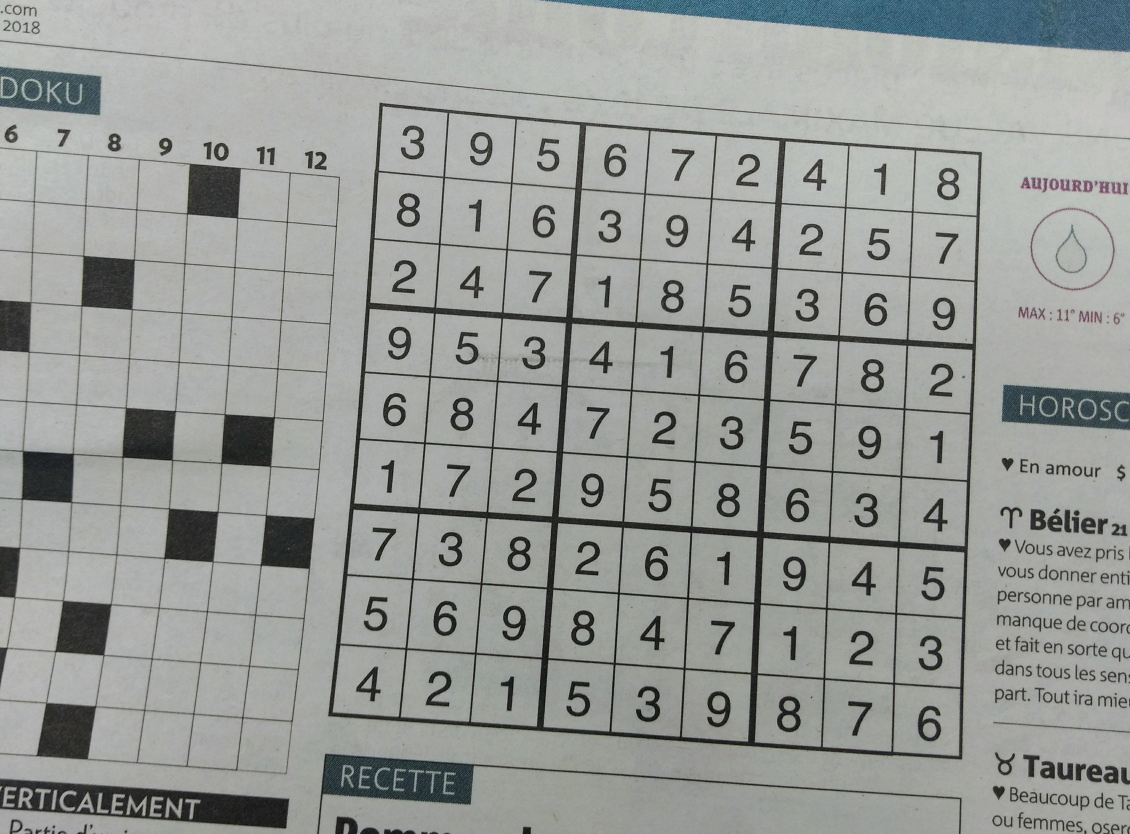
#> input picture python_without_gui/Pics/Train_data/4.jpg, 3389 x 2501 px, found by its file name (shown at 1/3 size)
$ python final.py
#> lines starting #> are read from the running program, lines starting #| are printed output that depends on the picture; after the words box and inside, x2 and y2 are one past the last pixel; in counts of white or black regions, pixels touching at a corner belong together
### python_without_gui/scanner.py
import cv2
import math
import numpy as np
from knn import KNearestNeighbors


class scanner:

    def __init__(self, path, k=1):
#> called with k = 1
        self.img = cv2.imread(path, 0)
#> self.img: shape (2501, 3389); min 0, max 216, mean 154
        if self.img.shape[0] > 2500 or self.img.shape[1] > 2500:
            self.img = cv2.resize(
                self.img, (self.img.shape[0]//2, self.img.shape[1]//2))
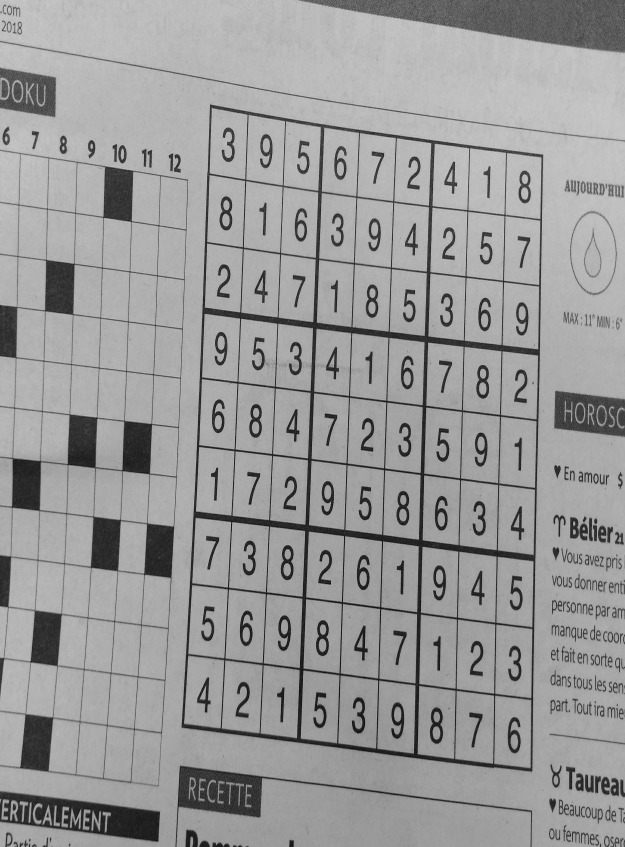
#> self.img: shape (1694, 1250) (shown at 1/2 size); min 2, max 212, mean 153.9
        self.k = KNearestNeighbors(k)
        self.k.fit_transform()
        self.grid = np.zeros((9, 9))

    def getNum(self, digit):
        return self.k.predict(digit)

    def preprocessing(self):

        img_blur = cv2.GaussianBlur(self.img, (3, 3), 0)

        otsu_thresh_val, _ = cv2.threshold(
            img_blur, 0, 255, cv2.THRESH_BINARY | cv2.THRESH_OTSU)
#> otsu_thresh_val = 118
        high_thresh_val = otsu_thresh_val
#> high_thresh_val = 118
        lower_thresh_val = otsu_thresh_val * 0.5
#> lower_thresh_val = 59
        canny_output = cv2.Canny(img_blur, lower_thresh_val, high_thresh_val)
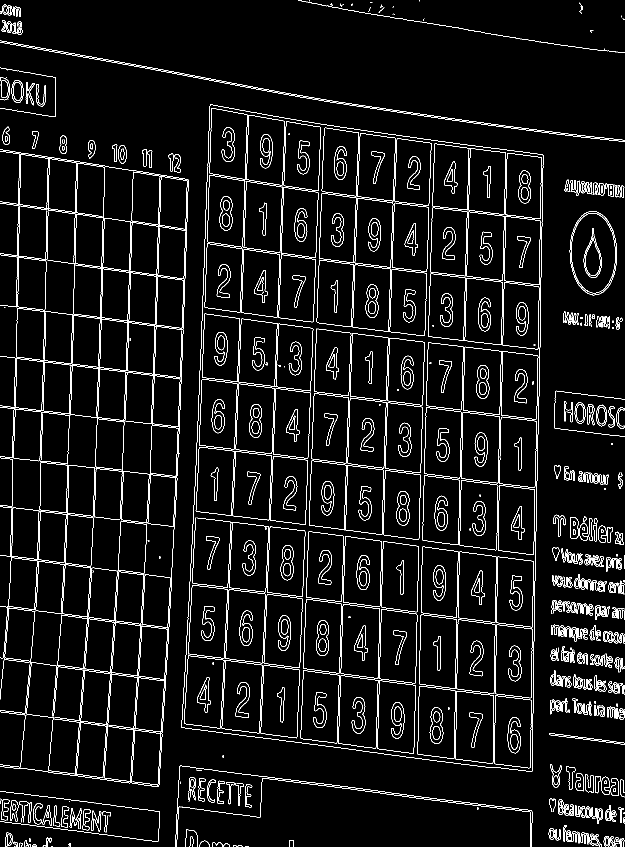
#> canny_output: shape (1694, 1250) (shown at 1/2 size); 5.2% white in thin lines or dots

        contours, _ = cv2.findContours(
            canny_output, cv2.RETR_EXTERNAL, cv2.CHAIN_APPROX_SIMPLE)
#> contours = 365 contours, 230 with area under 20; largest, box (x1, y1, x2, y2) and area: (363, 209, 1087, 1543) 845876, (0, 299, 377, 1574) 275556, (1139, 422, 1234, 591) 12348, (23, 160, 47, 206) 847, (1192, 809, 1214, 853) 715
        contours = sorted(contours, key=cv2.contourArea, reverse=True)[:5]
#> contours = 5 contours; box (x1, y1, x2, y2) and area: (363, 209, 1087, 1543) 845876, (0, 299, 377, 1574) 275556, (1139, 422, 1234, 591) 12348, (23, 160, 47, 206) 847, (1192, 809, 1214, 853) 715

        temp = None

        for c in contours:
            peri = cv2.arcLength(c, True)
            approx = cv2.approxPolyDP(c, 0.02 * peri, True)
            if len(approx) == 4:
                temp = approx
                break
#> this loop made 1 pass
#> (peri, temp) on pass 1: (3967.2, [[420, 209], [363, 1455], [1064, 1542], [1086, 310]])

        temp = temp.reshape(4, 2)

        inputRect = np.zeros((4, 2), dtype="float32")

        s = temp.sum(axis=1)
#> s = [629, 1818, 2606, 1396]
        inputRect[0] = temp[np.argmin(s)]
        inputRect[2] = temp[np.argmax(s)]

        diff = np.diff(temp, axis=1)
#> diff = [-211, 1092, 478, -776]
        inputRect[1] = temp[np.argmin(diff)]
        inputRect[3] = temp[np.argmax(diff)]

        outputRect = np.array([[0, 0], [self.img.shape[0] - 1, 0], [self.img.shape[0] - 1,
                                                                    self.img.shape[1] - 1], [0, self.img.shape[1] - 1]], dtype="float32")

        perspectiveMatrix = cv2.getPerspectiveTransform(inputRect, outputRect)
        warp_output = cv2.warpPerspective(
            self.img, perspectiveMatrix, (self.img.shape[0], self.img.shape[1]))
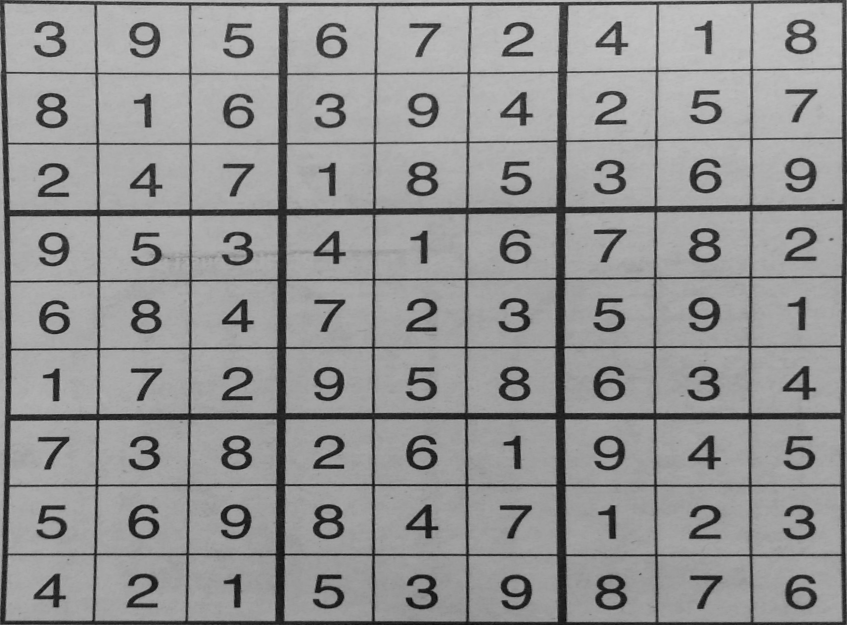
#> warp_output: shape (1250, 1694) (shown at 1/2 size); min 3, max 205, mean 147.5

        size = int(warp_output.shape[0]*warp_output.shape[1]/2188)
#> size = 967
        if size % 2 == 0:
            size += 1

        binary_output = cv2.adaptiveThreshold(
            warp_output, 255, cv2.ADAPTIVE_THRESH_MEAN_C, cv2.THRESH_BINARY, size, 0)
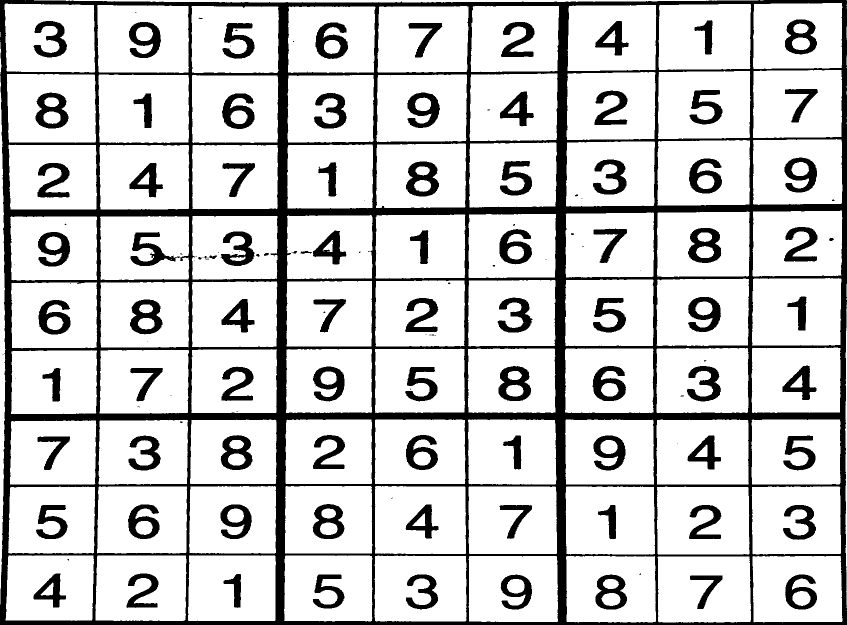
#> binary_output: shape (1250, 1694) (shown at 1/2 size); 80.6% white; 146 black regions (57 under 20 px), largest, box (x1, y1, x2, y2) and area: (0, 0, 1694, 1250) 246612, (812, 323, 878, 393) 2635, (1376, 456, 1443, 526) 2612
        square = cv2.resize(binary_output, (900, 900))
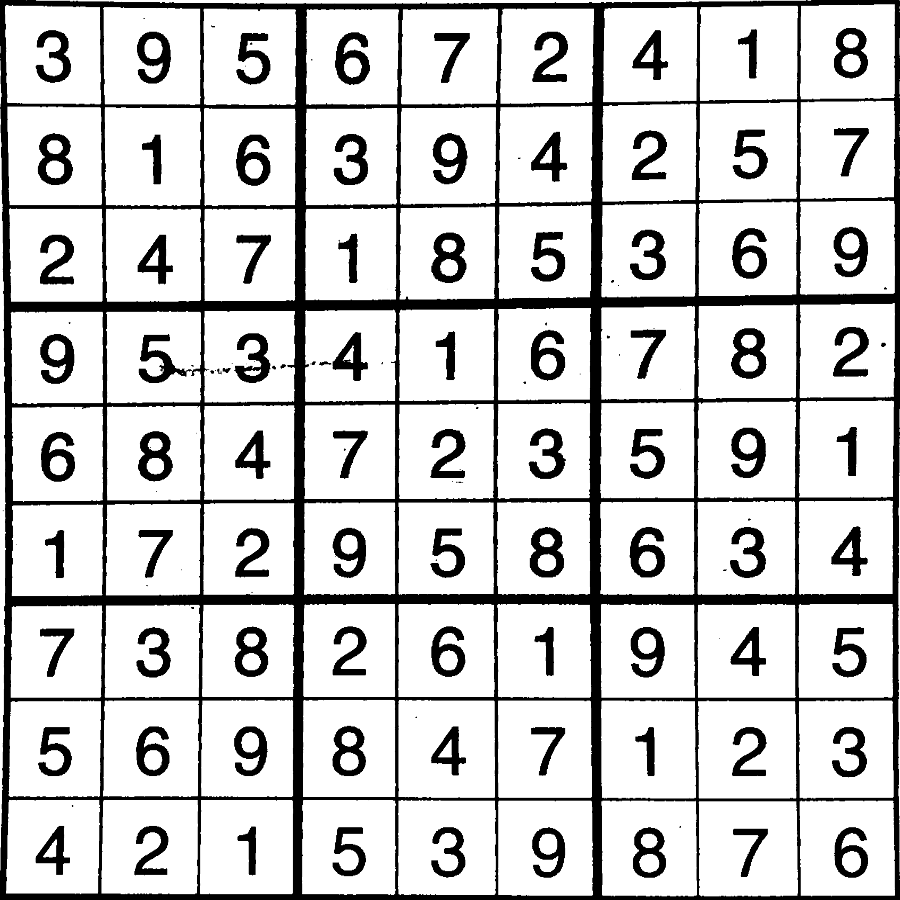
#> square: shape (900, 900); min 0, max 255, mean 205.6

        return square

    def getDigits(self):

        square = self.preprocessing()

        for x in range(9):
            for y in range(9):

                s = int(900*0.13)
                elm = np.zeros((s, s))

                for i in range(s):
                    for j in range(s):
                        if i + int(900*x/9) < 900 and j + int(900*y/9) < 900:
                            elm[i][j] = square[i +
                                               int(900*x/9)][j + int(900*y/9)]
                        else:
                            elm[i][j] = 0

                elm = cv2.convertScaleAbs(elm)

                contours, _ = cv2.findContours(
                    elm, cv2.RETR_EXTERNAL, cv2.CHAIN_APPROX_SIMPLE)

                largest_area = 0

                for cnt in contours:
                    area = cv2.contourArea(cnt)
                    if area > largest_area:
                        largest_area = area
                        c = cnt

                bounding_rect = cv2.boundingRect(c)

                elm = elm[bounding_rect[1]+5:bounding_rect[1]+bounding_rect[3] -
                          5, bounding_rect[0]+5:bounding_rect[0]+bounding_rect[2]-5]

                fin = cv2.resize(elm, (20, 20))
                self.grid[x][y] = self.getNum(fin)
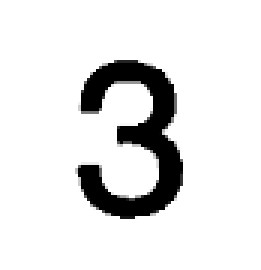
#> elm: shape (90, 87) (shown 3 times larger); min 0, max 255, mean 227.7
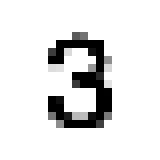
#> fin: shape (20, 20) (shown 8 times larger); min 0, max 255, mean 226.6
#> after the loop, c = contour of 63 points, box (x1, y1, x2, y2) (5, 5, 102, 105), area 9126


"""
s = scanner("/home/zoh/Programming_Data/Projects/Sudoku_Solver/Pics/Train_data/4.jpg")

s.getDigits()

print(s.grid)
"""

### python_without_gui/knn.py
import cv2
import glob
import numpy as np


class KNearestNeighbors:

    def __init__(self, k=5):
        self.k = k
        self.imgs = []

    # [13 lines left out: function distance, not called in this run]

    def load(self, files, group):
        for f in files:
            temp = cv2.imread(f, 0)
            self.imgs.append({'img': temp, 'group': group})

    def fit_transform(self):
        my_path = 'Data/'
        ext_path = '/*.png'

        for i in range(0, 10):
            files = glob.glob(my_path+str(i)+ext_path)
            self.load(files, i)

    def predict(self, img):
        for i in range(len(self.imgs)):
            self.imgs[i]['distance'] = self.distance(self.imgs[i]['img'], img)

        self.imgs.sort(key=lambda x: x['distance'])

        freq = [0, 0, 0, 0, 0, 0, 0, 0, 0, 0]
#> (the run stopped early here; a loop or call above may not have finished)
